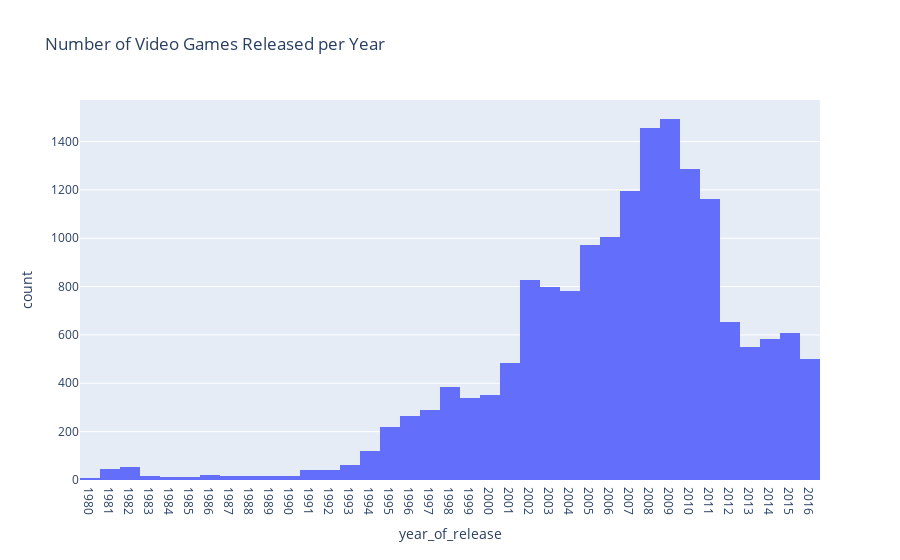

The notebook cell this image was saved under:
### Markdown cell above
Code Meaning:
1) Use px.histogram() in order to generate a histogram titled: "Number of Video Games Released Per Year".
2) Enter the df dataframe as the data for the chart.  
3) Use the year_of_release column of the df dataframe as the x axis.
4) Assign the code to fig_1 in order to save the result.
5) Use the update_xaxes() method on fig_1 in order to arrange the x axes so that the tick values are measured by the individual unqiue values in the year_of_release column.  Set the tick text in order to list each unique value from the year_of_release column of the df dataframe on the x axis as integers.
6) Use fig_1.show() in order to display the chart.

Code Result/ Answer to Question:

### Code cell
fig_1 = px.histogram(df, x='year_of_release', title="Number of Video Games Released per Year")

fig_1.update_xaxes(tickvals=df['year_of_release'].unique(), ticktext=[int(x) for x in df['year_of_release'].unique()])
fig_1.show()

### Figure 1 — Plotly figure (JSON) as saved in the notebook; plotly's stock layout.template omitted (floating-point values rounded to 4 significant figures; data arrays with more than 128 entries replaced by an {"elided": "..."} marker saying what was removed)
{"data": [{"alignmentgroup": "True", "bingroup": "x", "hovertemplate": "year_of_release=%{x}<br>count=%{y}<extra></extra>", "legendgroup": "", "marker": {"color": "#636efa", "pattern": {"shape": ""}}, "name": "", "offsetgroup": "", "orientation": "v", "showlegend": false, "type": "histogram", "x": {"elided": "16715 int values"}, "xaxis": "x", "yaxis": "y"}], "layout": {"barmode": "relative", "legend": {"tracegroupgap": 0}, "title": {"text": "Number of Video Games Released per Year"}, "xaxis": {"anchor": "y", "domain": [0, 1], "ticktext": [2006, 1985, 2008, 2009, 1996, 1989, 1984, 2005, 1999, 2007, 2010, 2013, 2004, 1990, 1988, 2002, 2001, 2011, 1998, 2015, 2012, 2014, 1992, 1997, 1993, 1994, 1982, 2016, 2003, 1986, 2000, 1995, 1991, 1981, 1987, 1980, 1983], "tickvals": [2006, 1985, 2008, 2009, 1996, 1989, 1984, 2005, 1999, 2007, 2010, 2013, 2004, 1990, 1988, 2002, 2001, 2011, 1998, 2015, 2012, 2014, 1992, 1997, 1993, 1994, 1982, 2016, 2003, 1986, 2000, 1995, 1991, 1981, 1987, 1980, 1983], "title": {"text": "year_of_release"}}, "yaxis": {"anchor": "x", "domain": [0, 1], "title": {"text": "count"}}}}
